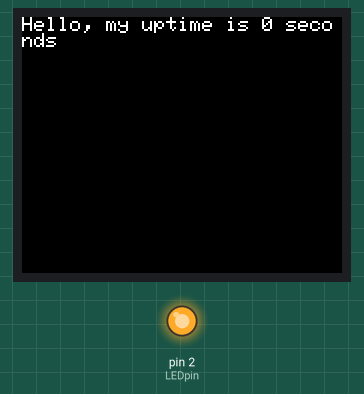
Simulated run of this sketch. Board: Arduino Uno, built with avr-gcc and run on an emulated ATmega328P. Parts: 160×128 colour display, output pins drawn as LEDs (lit = HIGH).

Above: at 0.2 s.
At 14.4 s:
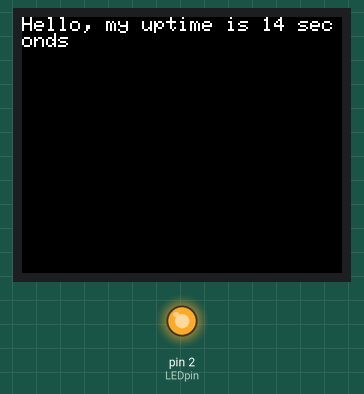
At 19.4 s:
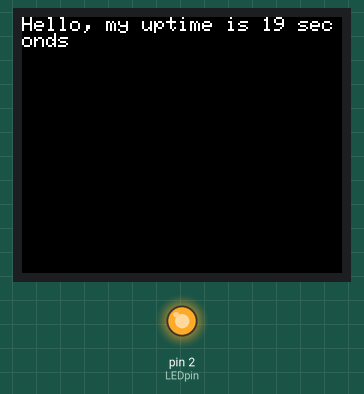
At 27.5 s:
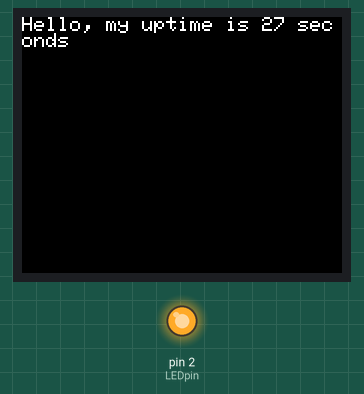
At 38.6 s:
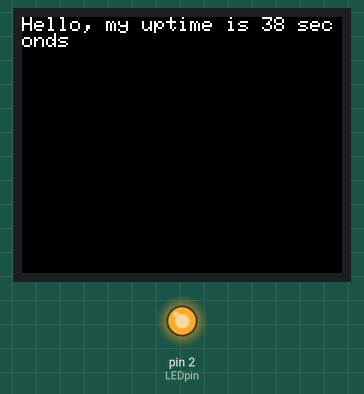

The sketch:

LCD_TEST_1.ino
```cpp
#include <Adafruit_GFX.h>
#include <Adafruit_ST7735.h>

#define CS_pin A1
#define A0_pin A3
#define RST_pin A2

Adafruit_ST7735 tft = Adafruit_ST7735(CS_pin,A0_pin,RST_pin);
int uptime = 0;
int LEDpin = 2;


void setup(){
 pinMode(LEDpin, OUTPUT);  // sets the pin as output
 analogWrite(LEDpin,255);
 tft.initR(INITR_BLACKTAB);
 tft.setSPISpeed(40000000);
 tft.fillScreen(ST7735_BLACK);
 tft.setTextColor(ST7735_WHITE,ST7735_BLACK);
 tft.setRotation(3);
}

void loop(){

 tft.setCursor(0,0);
 tft.print("Hello, my uptime is ");
 tft.print(uptime);
 tft.print (" seconds");
 uptime++;
 delay(1000);
}
```

Measured:
- what the display in image 1 shows lasts 1.0 s, from 14.3 s to 15.3 s
